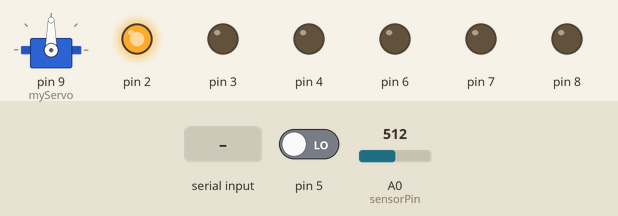
Recording of a sketch running on a simulated Arduino Uno, built with avr-gcc and run on an emulated ATmega328P. On the bench: servo, output pins drawn as LEDs (lit = HIGH). The test bench sets the inputs (shaded band); at power-on: A0 (sensorPin) = 512, pin 5 LOW.

Above: at 1.2 s.
1.3 s: A0 (sensorPin) set to 790
2.8 s: A0 (sensorPin) set to 819
At 3.9 s:
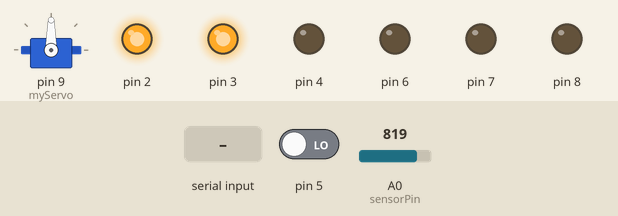
4.5 s: "90,45\n" received over Serial
At 5.1 s:
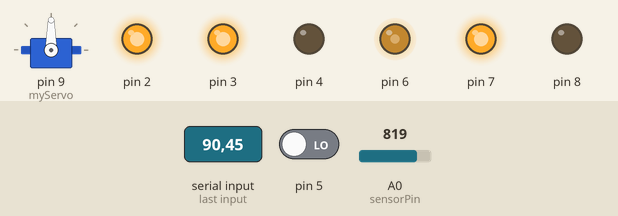
At 8.3 s:
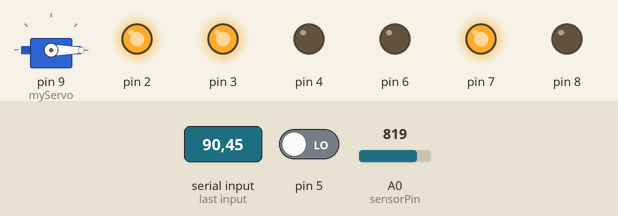
Timing chart, 0 to 31.4 s (numbered marks = the images above; inputs shaded):
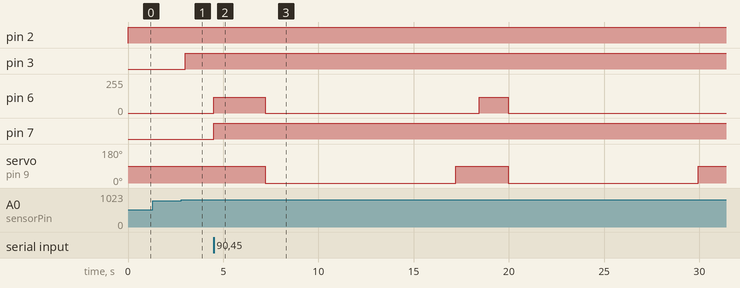

Measured:
- the behaviour switches between 800 and 801 on A0 (sensorPin) (found by bisection; images 0 and 1)
- after the input at 1.3 s, every drawn part: stays the same
- after the input at 2.8 s, pin 3: LOW → HIGH after 0.20 s
- after the input at 4.5 s, pin 6: 0/255 → 120/255 at once, → 0/255 2.7 s later, → 120/255 11.3 s later, → 0/255 1.5 s later; pin 7: LOW → HIGH at once; servo on pin 9 (myServo): alternates 90° for 2.8 s and 0° for 10.0 s, starting after 2.7 s

The sketch:

test.ino
```cpp
#include <Servo.h>

Servo myServo;
const int sensorPin = A0;


int input = 0;


int powerOfTen(int exponent) {
  int number = 1;

  for(int i = 0; i < exponent; i++) {
    number *= 10;
  }

  return number;
}


int charToInt(char arr[], int siz) {
  int integer = 0;
  int exponent = siz - 1;
  int charInt = 0;
  int multiple = 0;

  for(int i = 0; i < siz; i++) {

    charInt = arr[i] - 48;

    if(charInt < 0 || charInt > 9) {
      integer /= 10;
      break;
    }

    multiple = powerOfTen(exponent);

    integer += charInt * multiple;

//    Serial.print("ex: ");
//    Serial.println(exponent);
//
//    Serial.print("pow: ");
//    Serial.println(multiple);
//
//
//    Serial.print("char: ");
//    Serial.println(charInt);
//
//
//

    exponent -= 1;

    //Serial.print("int: ");
    //Serial.println(in);
    //ex: arr = "111" , siz = 3, integer = ('1' - 48 = 1) * pow(10, (3 - 1) - 0) = 100
    //                                     ('1' - 48 = 1) * pow(10, (3 - 1) - 1) = 10
    //                                     ('1' - 48 = 1) * pow(10, (3 - 1) - 2) = 1
    //                           integer = 111
  }

  return integer;

}

void setup() {

  Serial.begin(9600);
  myServo.attach(9);

  pinMode(2, OUTPUT);
  pinMode(3, OUTPUT);
  pinMode(4, OUTPUT);
  pinMode(5, INPUT);
  pinMode(6, OUTPUT);
  pinMode(7, OUTPUT);
  pinMode(8, OUTPUT);


  digitalWrite(2, LOW);
  digitalWrite(3, LOW);
  digitalWrite(4, LOW);
  digitalWrite(6, LOW);
  digitalWrite(7, LOW);
  digitalWrite(8, LOW);

}

void loop() {

  //if message comes in from Serial port
  char buff[4];

  if(Serial.available()) {
    Serial.readBytes(buff, 4);
    input = charToInt(buff, 4);

    analogWrite(6, 120); //120 was found to be slow enough to produce proportion of ft
    digitalWrite(7, HIGH);
    delay(input * 3); //turn on motor for input amount of time
                      //multiplying by 3 is the right proportion for units of ft
                      //this was found by trial and error
    digitalWrite(6, LOW);


    myServo.write(0);
    delay(10000);
    myServo.write(90);


  }


  //if input is over 200 turn on motor
//  if(input > 50) {
//    Serial.println("HEREH");
//    digitalWrite(7,HIGH);
//    analogWrite(6, input/4);
//  } else {
//    analogWrite(6, LOW);
//    digitalWrite(7,LOW);
//        Serial.println("DOWN");
//  }


  //if button is pressed, send input to console
  int switchOn = digitalRead(5);
  if(switchOn == HIGH){
    Serial.println(input);
  }

  //Control lights based on potentiometer
  input = analogRead(sensorPin);
  if(input >= 950) {
    digitalWrite(2, HIGH);
    digitalWrite(3, HIGH);
    digitalWrite(4, HIGH);

    delay(250);
  }


  if(input > 800 && input < 950 ) {
    digitalWrite(2, HIGH);
    digitalWrite(3, HIGH);
    digitalWrite(4, LOW);

    delay(250);
  }

  if(input > 200 && input < 800) {
    digitalWrite(2, HIGH);
    digitalWrite(3, LOW);
    digitalWrite(4, LOW);
    delay(250);
  }

  if(input < 200){
    digitalWrite(2, LOW);
    digitalWrite(3, LOW);
    digitalWrite(4, LOW);
    delay(250);
  }
}
```
